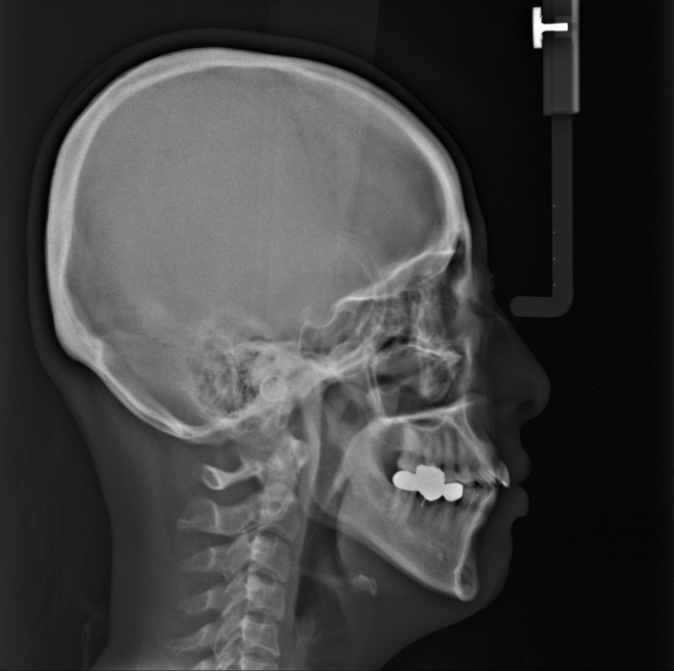
#> input picture 2021_Medical_VR/2_ImageProcessing/x-ray.jpg, 2020 x 2013 px (shown at 1/3 size)
$ python 2_rescaling.py
#> lines starting #> are read from the running program, lines starting #| are printed output that depends on the picture
from skimage.io import imread, imshow
from skimage.transform import resize, rescale
import matplotlib.pyplot as plt

img = imread('x-ray.jpg')
#> img is the input picture: shape (2013, 2020, 3); min 0, max 255, mean 63.5
img_rescaled = rescale(img, scale = (0.2, 0.2, 1))
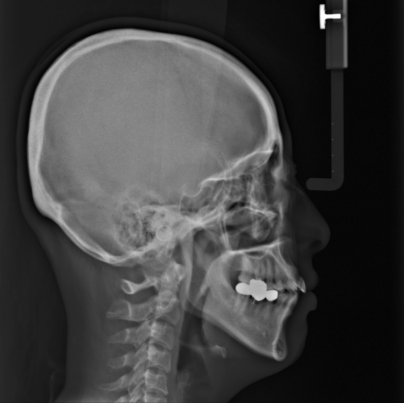
#> img_rescaled: shape (403, 404, 3) float64; min 0.00539, max 0.996, mean 0.249

plt.subplot(121), imshow(img)
plt.title('Original Image')

plt.subplot(122), imshow(img_rescaled)
plt.title('Rescaled Image')
plt.show()
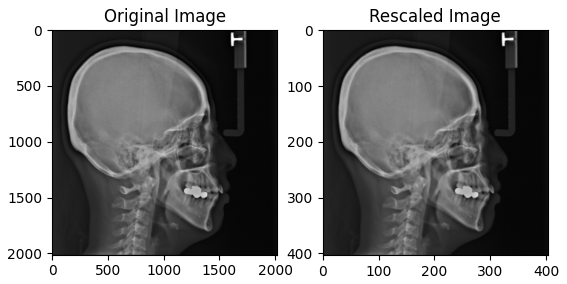
#> figure drawn by matplotlib, 2 panels

$ run again, with 2021_Medical_VR/2_ImageProcessing/dog.jpg copied over 2021_Medical_VR/2_ImageProcessing/x-ray.jpg
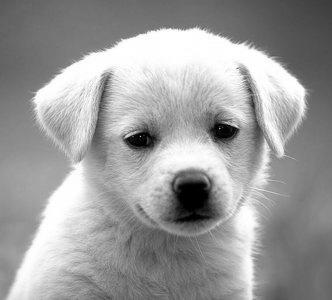
#> input picture 2021_Medical_VR/2_ImageProcessing/dog.jpg, 332 x 300 px
#> img is the input picture: shape (300, 332, 3); min 0, max 255, mean 155.7
#> `img_rescaled = rescale(img, scale = (0.2, 0.2, 1))`:
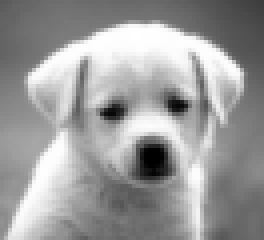
#> img_rescaled: shape (60, 66, 3) float64 (shown 4 times larger); min 7.02e-06, max 1, mean 0.611
#> `plt.show()`:
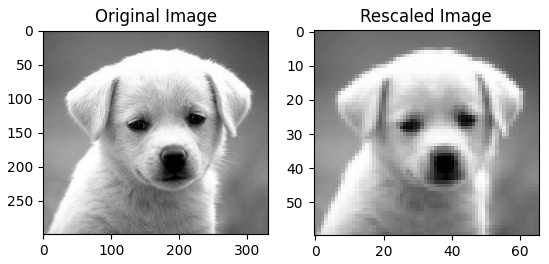
#> figure drawn by matplotlib, 2 panels

$ run again, with 2021_Medical_VR/2_ImageProcessing/dog2.jpg copied over 2021_Medical_VR/2_ImageProcessing/x-ray.jpg
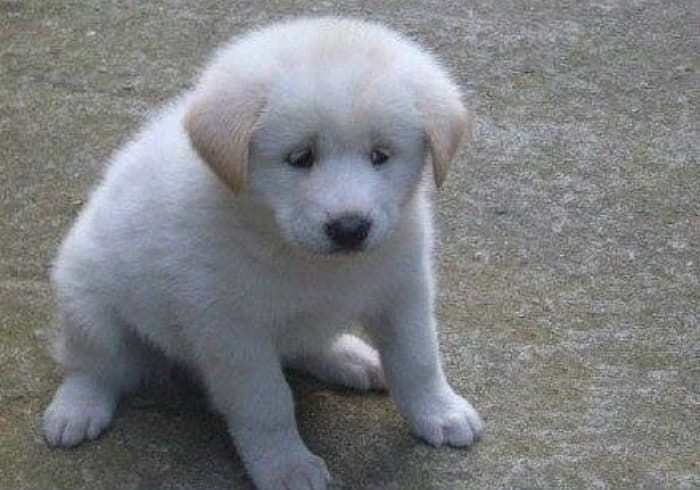
#> input picture 2021_Medical_VR/2_ImageProcessing/dog2.jpg, 700 x 490 px
#> img is the input picture: shape (490, 700, 3); mean R, G, B 124.3, 126, 128.4
#> `plt.show()`:
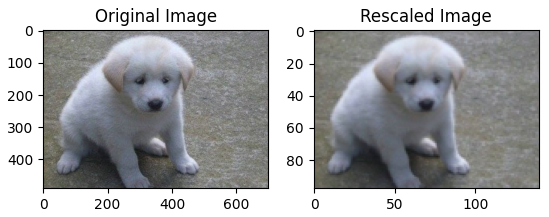
#> figure drawn by matplotlib, 2 panels
